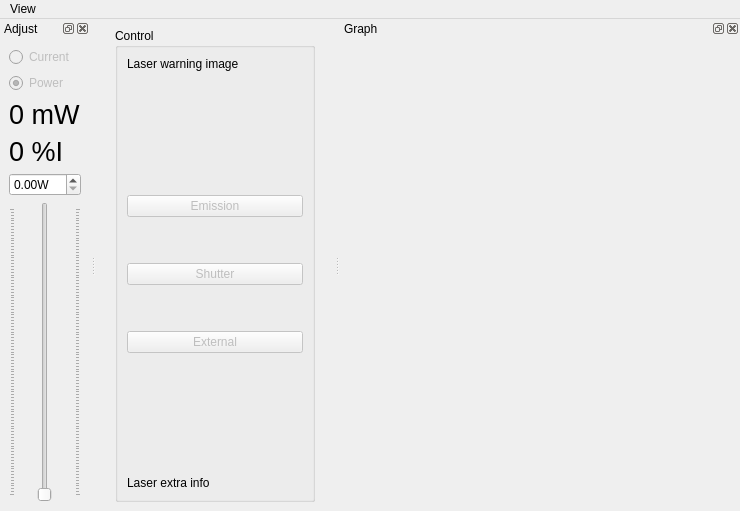
<?xml version="1.0" encoding="UTF-8"?>
<ui version="4.0">
 <class>MainWindow</class>
 <widget class="QMainWindow" name="MainWindow">
  <property name="geometry">
   <rect>
    <x>0</x>
    <y>0</y>
    <width>740</width>
    <height>511</height>
   </rect>
  </property>
  <property name="windowTitle">
   <string>qudi: Laser</string>
  </property>
  <widget class="QWidget" name="centralwidget">
   <layout class="QGridLayout" name="gridLayout">
    <item row="0" column="0">
     <widget class="QGroupBox" name="groupBox">
      <property name="sizePolicy">
       <sizepolicy hsizetype="Fixed" vsizetype="Preferred">
        <horstretch>0</horstretch>
        <verstretch>0</verstretch>
       </sizepolicy>
      </property>
      <property name="minimumSize">
       <size>
        <width>200</width>
        <height>0</height>
       </size>
      </property>
      <property name="baseSize">
       <size>
        <width>200</width>
        <height>0</height>
       </size>
      </property>
      <property name="title">
       <string>Control</string>
      </property>
      <layout class="QVBoxLayout" name="verticalLayout">
       <item>
        <widget class="QLabel" name="warningLabel">
         <property name="text">
          <string>Laser warning image</string>
         </property>
        </widget>
       </item>
       <item>
        <spacer name="verticalSpacer">
         <property name="orientation">
          <enum>Qt::Vertical</enum>
         </property>
         <property name="sizeType">
          <enum>QSizePolicy::Expanding</enum>
         </property>
         <property name="sizeHint" stdset="0">
          <size>
           <width>20</width>
           <height>30</height>
          </size>
         </property>
        </spacer>
       </item>
       <item>
        <widget class="QPushButton" name="laserButton">
         <property name="enabled">
          <bool>false</bool>
         </property>
         <property name="sizePolicy">
          <sizepolicy hsizetype="Preferred" vsizetype="Fixed">
           <horstretch>0</horstretch>
           <verstretch>0</verstretch>
          </sizepolicy>
         </property>
         <property name="text">
          <string>Emission</string>
         </property>
         <property name="checkable">
          <bool>true</bool>
         </property>
        </widget>
       </item>
       <item>
        <spacer name="verticalSpacer_2">
         <property name="orientation">
          <enum>Qt::Vertical</enum>
         </property>
         <property name="sizeType">
          <enum>QSizePolicy::Fixed</enum>
         </property>
         <property name="sizeHint" stdset="0">
          <size>
           <width>20</width>
           <height>40</height>
          </size>
         </property>
        </spacer>
       </item>
       <item>
        <widget class="QPushButton" name="shutterButton">
         <property name="enabled">
          <bool>false</bool>
         </property>
         <property name="sizePolicy">
          <sizepolicy hsizetype="Preferred" vsizetype="Fixed">
           <horstretch>0</horstretch>
           <verstretch>0</verstretch>
          </sizepolicy>
         </property>
         <property name="text">
          <string>Shutter</string>
         </property>
         <property name="checkable">
          <bool>true</bool>
         </property>
        </widget>
       </item>
       <item>
        <spacer name="verticalSpacer_3">
         <property name="orientation">
          <enum>Qt::Vertical</enum>
         </property>
         <property name="sizeType">
          <enum>QSizePolicy::Fixed</enum>
         </property>
         <property name="sizeHint" stdset="0">
          <size>
           <width>20</width>
           <height>40</height>
          </size>
         </property>
        </spacer>
       </item>
       <item>
        <widget class="QPushButton" name="externalButton">
         <property name="enabled">
          <bool>false</bool>
         </property>
         <property name="sizePolicy">
          <sizepolicy hsizetype="Preferred" vsizetype="Fixed">
           <horstretch>0</horstretch>
           <verstretch>0</verstretch>
          </sizepolicy>
         </property>
         <property name="text">
          <string>External</string>
         </property>
         <property name="checkable">
          <bool>true</bool>
         </property>
        </widget>
       </item>
       <item>
        <spacer name="verticalSpacer_4">
         <property name="orientation">
          <enum>Qt::Vertical</enum>
         </property>
         <property name="sizeHint" stdset="0">
          <size>
           <width>20</width>
           <height>40</height>
          </size>
         </property>
        </spacer>
       </item>
       <item>
        <widget class="QLabel" name="extraLabel">
         <property name="baseSize">
          <size>
           <width>0</width>
           <height>0</height>
          </size>
         </property>
         <property name="text">
          <string>Laser extra info</string>
         </property>
         <property name="wordWrap">
          <bool>true</bool>
         </property>
         <property name="textInteractionFlags">
          <set>Qt::LinksAccessibleByMouse|Qt::TextSelectableByMouse</set>
         </property>
        </widget>
       </item>
      </layout>
     </widget>
    </item>
   </layout>
  </widget>
  <widget class="QMenuBar" name="menubar">
   <property name="geometry">
    <rect>
     <x>0</x>
     <y>0</y>
     <width>740</width>
     <height>21</height>
    </rect>
   </property>
   <widget class="QMenu" name="menuMenu">
    <property name="title">
     <string>View</string>
    </property>
    <addaction name="actionShow_Graph"/>
    <addaction name="actionShow_Controls"/>
    <addaction name="actionReset_View"/>
    <addaction name="actionClose"/>
   </widget>
   <addaction name="menuMenu"/>
  </widget>
  <widget class="QDockWidget" name="adjustDockWidget">
   <property name="windowTitle">
    <string>Adjust</string>
   </property>
   <attribute name="dockWidgetArea">
    <number>1</number>
   </attribute>
   <widget class="QWidget" name="dockWidgetContents_2">
    <layout class="QVBoxLayout" name="verticalLayout_2">
     <item>
      <widget class="QRadioButton" name="currentRadioButton">
       <property name="enabled">
        <bool>false</bool>
       </property>
       <property name="text">
        <string>Current</string>
       </property>
       <attribute name="buttonGroup">
        <string notr="true">controlModeButtonGroup</string>
       </attribute>
      </widget>
     </item>
     <item>
      <widget class="QRadioButton" name="powerRadioButton">
       <property name="enabled">
        <bool>false</bool>
       </property>
       <property name="text">
        <string>Power</string>
       </property>
       <property name="checked">
        <bool>true</bool>
       </property>
       <attribute name="buttonGroup">
        <string notr="true">controlModeButtonGroup</string>
       </attribute>
      </widget>
     </item>
     <item>
      <widget class="QLabel" name="powerLabel">
       <property name="font">
        <font>
         <pointsize>20</pointsize>
        </font>
       </property>
       <property name="text">
        <string>0 mW</string>
       </property>
      </widget>
     </item>
     <item>
      <widget class="QLabel" name="currentLabel">
       <property name="font">
        <font>
         <pointsize>20</pointsize>
        </font>
       </property>
       <property name="text">
        <string>0 %I</string>
       </property>
      </widget>
     </item>
     <item>
      <widget class="ScienDSpinBox" name="setValueDoubleSpinBox">
       <property name="suffix">
        <string>W</string>
       </property>
      </widget>
     </item>
     <item>
      <layout class="QVBoxLayout" name="verticalLayout_3">
       <item>
        <widget class="QSlider" name="setValueVerticalSlider">
         <property name="enabled">
          <bool>true</bool>
         </property>
         <property name="sizePolicy">
          <sizepolicy hsizetype="Expanding" vsizetype="Expanding">
           <horstretch>0</horstretch>
           <verstretch>0</verstretch>
          </sizepolicy>
         </property>
         <property name="minimumSize">
          <size>
           <width>0</width>
           <height>0</height>
          </size>
         </property>
         <property name="layoutDirection">
          <enum>Qt::LeftToRight</enum>
         </property>
         <property name="autoFillBackground">
          <bool>false</bool>
         </property>
         <property name="maximum">
          <number>100</number>
         </property>
         <property name="orientation">
          <enum>Qt::Vertical</enum>
         </property>
         <property name="tickPosition">
          <enum>QSlider::TicksBothSides</enum>
         </property>
         <property name="tickInterval">
          <number>0</number>
         </property>
        </widget>
       </item>
      </layout>
     </item>
    </layout>
   </widget>
  </widget>
  <widget class="QDockWidget" name="plotDockWidget">
   <property name="sizePolicy">
    <sizepolicy hsizetype="Expanding" vsizetype="Preferred">
     <horstretch>1</horstretch>
     <verstretch>0</verstretch>
    </sizepolicy>
   </property>
   <property name="minimumSize">
    <size>
     <width>400</width>
     <height>50</height>
    </size>
   </property>
   <property name="baseSize">
    <size>
     <width>400</width>
     <height>0</height>
    </size>
   </property>
   <property name="windowTitle">
    <string>Graph</string>
   </property>
   <attribute name="dockWidgetArea">
    <number>2</number>
   </attribute>
   <widget class="QWidget" name="pwContainer">
    <property name="sizePolicy">
     <sizepolicy hsizetype="Expanding" vsizetype="Preferred">
      <horstretch>0</horstretch>
      <verstretch>0</verstretch>
     </sizepolicy>
    </property>
    <layout class="QGridLayout" name="gridLayout_3"/>
   </widget>
  </widget>
  <action name="actionClose">
   <property name="icon">
    <iconset>
     <normaloff>../../artwork/icons/oxygen/22x22/application-exit.png</normaloff>../../artwork/icons/oxygen/22x22/application-exit.png</iconset>
   </property>
   <property name="text">
    <string>Close</string>
   </property>
  </action>
  <action name="actionShow_Graph">
   <property name="checkable">
    <bool>true</bool>
   </property>
   <property name="checked">
    <bool>true</bool>
   </property>
   <property name="text">
    <string>Show Graph</string>
   </property>
  </action>
  <action name="actionShow_Controls">
   <property name="checkable">
    <bool>true</bool>
   </property>
   <property name="checked">
    <bool>true</bool>
   </property>
   <property name="text">
    <string>Show Controls</string>
   </property>
  </action>
  <action name="actionReset_View">
   <property name="text">
    <string>Reset View</string>
   </property>
  </action>
 </widget>
 <customwidgets>
  <customwidget>
   <class>ScienDSpinBox</class>
   <extends>QDoubleSpinBox</extends>
   <header>qtwidgets.scientific_spinbox.h</header>
  </customwidget>
 </customwidgets>
 <resources/>
 <connections>
  <connection>
   <sender>actionClose</sender>
   <signal>triggered()</signal>
   <receiver>MainWindow</receiver>
   <slot>close()</slot>
   <hints>
    <hint type="sourcelabel">
     <x>-1</x>
     <y>-1</y>
    </hint>
    <hint type="destinationlabel">
     <x>263</x>
     <y>299</y>
    </hint>
   </hints>
  </connection>
  <connection>
   <sender>actionShow_Graph</sender>
   <signal>toggled(bool)</signal>
   <receiver>plotDockWidget</receiver>
   <slot>setVisible(bool)</slot>
   <hints>
    <hint type="sourcelabel">
     <x>-1</x>
     <y>-1</y>
    </hint>
    <hint type="destinationlabel">
     <x>578</x>
     <y>300</y>
    </hint>
   </hints>
  </connection>
  <connection>
   <sender>actionShow_Controls</sender>
   <signal>toggled(bool)</signal>
   <receiver>adjustDockWidget</receiver>
   <slot>setVisible(bool)</slot>
   <hints>
    <hint type="sourcelabel">
     <x>-1</x>
     <y>-1</y>
    </hint>
    <hint type="destinationlabel">
     <x>51</x>
     <y>300</y>
    </hint>
   </hints>
  </connection>
 </connections>
 <buttongroups>
  <buttongroup name="controlModeButtonGroup"/>
 </buttongroups>
</ui>
